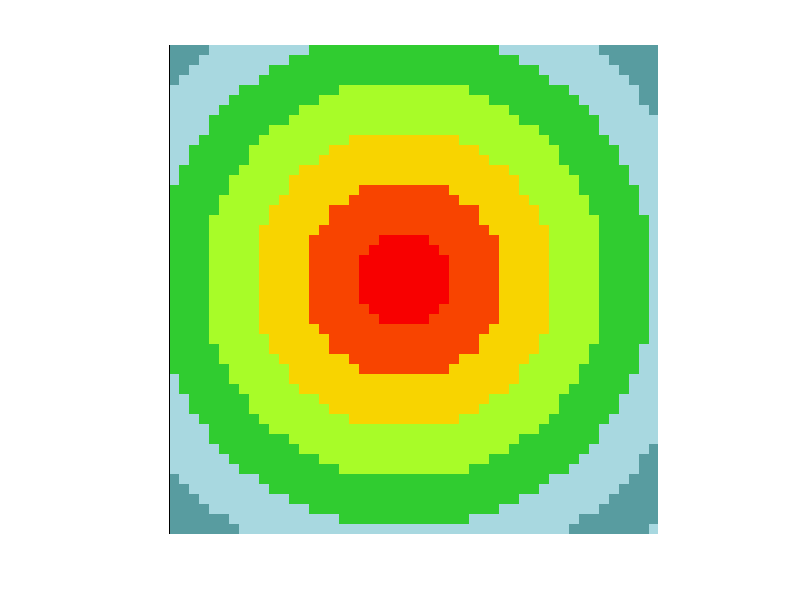

Recreate this plot in MATLAB.
clc;
clear;

thd_size = 49;
thd_data = zeros(thd_size,thd_size);
thd_ramdata = zeros(thd_size^2,1);
mid_x = 24;
mid_y = 24;

for i = 1:1:thd_size
    for j = 1:1:thd_size
        if sqrt((i-mid_x)^2+(j-mid_y)^2) <5
            thd_data(i,j) = 0xF800;
            thd_ramdata((j-1)*thd_size+i,1) = 0xF800;
        end
        if sqrt((i-mid_x)^2+(j-mid_y)^2)>=5 && sqrt((i-mid_x)^2+(j-mid_y)^2)<10
            thd_data(i,j)= 0xFA20;
            thd_ramdata((j-1)*thd_size+i,1) = 0xFA20;
        end
        if sqrt((i-mid_x)^2+(j-mid_y)^2)>=10 && sqrt((i-mid_x)^2+(j-mid_y)^2)<15
            thd_data(i,j) = 0xFEA0;
            thd_ramdata((j-1)*thd_size+i,1) = 0xFFE0;
        end
        if sqrt((i-mid_x)^2+(j-mid_y)^2)>=15 && sqrt((i-mid_x)^2+(j-mid_y)^2)<20
            thd_data(i,j) = 0xAFE5;
            thd_ramdata((j-1)*thd_size+i,1) = 0xAFE5;
        end
        if sqrt((i-mid_x)^2+(j-mid_y)^2)>=20 && sqrt((i-mid_x)^2+(j-mid_y)^2)<25
            thd_data(i,j) = 0x3666;
            thd_ramdata((j-1)*thd_size+i,1) = 0x3666;
        end
        if sqrt((i-mid_x)^2+(j-mid_y)^2)>=25 && sqrt((i-mid_x)^2+(j-mid_y)^2)<30
            thd_data(i,j) = 0xAEDC;
            thd_ramdata((j-1)*thd_size+i,1) = 0xAEDC;
        end
        if sqrt((i-mid_x)^2+(j-mid_y)^2)>=30 && sqrt((i-mid_x)^2+(j-mid_y)^2)<35
            thd_data(i,j) = 0x5CF4;
            thd_ramdata((j-1)*thd_size+i,1) = 0x5CF4;
        end
        if sqrt((i-mid_x)^2+(j-mid_y)^2)>=35
            thd_data(i,j) = 0xAEDC;
            thd_ramdata((j-1)*thd_size+i,1) = 0xAEDC;
        end
    end
end

data = dec2bin(thd_ramdata,16);

bin_data = {};
pic = uint8(zeros(thd_size,thd_size,3));

for i = 1:thd_size
    for j = 1:thd_size
        
        bin_data{i,j} = dec2bin(thd_data(i,j),16);

        pic(i,j,1) = bin2dec(bin_data{i,j}(1:5))*8;
        pic(i,j,2) = bin2dec(bin_data{i,j}(6:11))*4;
        pic(i,j,3) = bin2dec(bin_data{i,j}(12:16))*8;
    end
end

imshow(pic);

